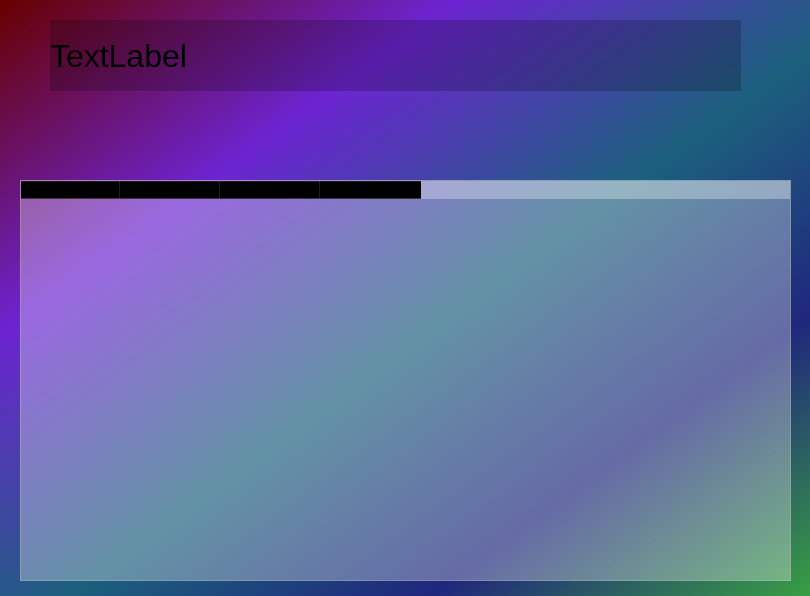
<?xml version="1.0" encoding="UTF-8"?>
<ui version="4.0">
 <class>MainWindow</class>
 <widget class="QMainWindow" name="MainWindow">
  <property name="geometry">
   <rect>
    <x>0</x>
    <y>0</y>
    <width>810</width>
    <height>596</height>
   </rect>
  </property>
  <property name="windowTitle">
   <string>MainWindow</string>
  </property>
  <property name="styleSheet">
   <string notr="true">background-color: qlineargradient(spread:repeat, x1:0, y1:0, x2:1, y2:1, stop:0.00302115 rgba(104, 0, 0, 255), stop:0.280967 rgba(108, 36, 209, 255), stop:0.540785 rgba(28, 96, 125, 255), stop:0.76435 rgba(32, 39, 125, 255), stop:1 rgba(56, 160, 66, 255))</string>
  </property>
  <widget class="QWidget" name="centralwidget">
   <widget class="QLabel" name="label">
    <property name="geometry">
     <rect>
      <x>50</x>
      <y>20</y>
      <width>691</width>
      <height>71</height>
     </rect>
    </property>
    <property name="autoFillBackground">
     <bool>false</bool>
    </property>
    <property name="styleSheet">
     <string notr="true">background-color: rgba(0,0,0,50);
font-size: 32px;
font-color: white;</string>
    </property>
    <property name="text">
     <string>TextLabel</string>
    </property>
   </widget>
   <widget class="QTableWidget" name="tableWidget">
    <property name="geometry">
     <rect>
      <x>20</x>
      <y>180</y>
      <width>771</width>
      <height>401</height>
     </rect>
    </property>
    <property name="minimumSize">
     <size>
      <width>771</width>
      <height>0</height>
     </size>
    </property>
    <property name="styleSheet">
     <string notr="true">background-color: rgba(255,255,255,80)</string>
    </property>
    <column>
     <property name="text">
      <string>date</string>
     </property>
     <property name="font">
      <font>
       <bold>true</bold>
      </font>
     </property>
    </column>
    <column>
     <property name="text">
      <string>id</string>
     </property>
    </column>
    <column>
     <property name="text">
      <string>title</string>
     </property>
    </column>
    <column>
     <property name="text">
      <string>text</string>
     </property>
    </column>
   </widget>
  </widget>
 </widget>
 <resources/>
 <connections/>
</ui>
